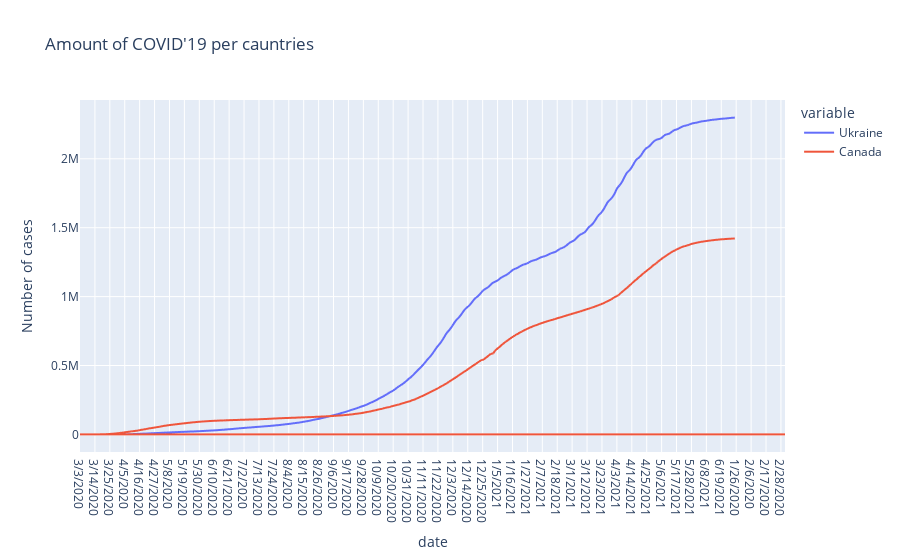

The code cell stored with this chart in its notebook:
### Code cell
import plotly.express as px
import plotly.graph_objects as go
#from ipywidgets import widgets

#fig = go.Figure()
Graphic2_=pd.DataFrame()
for i in {'Ukraine', 'Canada'}:
    Graphic2=data[data['location']==i][['continent', 'location','date','total_cases','new_cases','population']]
    Graphic2.index=Graphic2['date']
    Graphic2_=Graphic2_.append(Graphic2[['total_cases']])
    Graphic2_.rename(columns={'total_cases':i}, inplace=True)
#    fig.add_trace(px.line(Graphic2_))
#    fig.show()

Graphic2_.sort_index()
    
fig = px.line(Graphic2_, title='Amount of COVID\'19 per cauntries')
fig.update_yaxes({"title":"Number of cases"})
fig.show()
Graphic2_

### Figure 1 — Plotly figure (JSON) as saved in the notebook; plotly's stock layout.template omitted (floating-point values rounded to 4 significant figures; data arrays with more than 128 entries replaced by an {"elided": "..."} marker saying what was removed)
{"data": [{"hovertemplate": "variable=Ukraine<br>date=%{x}<br>value=%{y}<extra></extra>", "legendgroup": "Ukraine", "line": {"color": "#636efa", "dash": "solid"}, "mode": "lines", "name": "Ukraine", "showlegend": true, "type": "scattergl", "x": {"elided": "1005 str values"}, "xaxis": "x", "y": {"elided": "1005 int values"}, "yaxis": "y"}, {"hovertemplate": "variable=Canada<br>date=%{x}<br>value=%{y}<extra></extra>", "legendgroup": "Canada", "line": {"color": "#EF553B", "dash": "solid"}, "mode": "lines", "name": "Canada", "showlegend": true, "type": "scattergl", "x": {"elided": "1005 str values"}, "xaxis": "x", "y": {"elided": "1005 int values"}, "yaxis": "y"}], "layout": {"autosize": true, "legend": {"title": {"text": "variable"}, "tracegroupgap": 0}, "title": {"text": "Amount of COVID'19 per cauntries"}, "xaxis": {"anchor": "y", "autorange": true, "domain": [0, 1], "range": [0, 520], "title": {"text": "date"}, "type": "category"}, "yaxis": {"anchor": "x", "autorange": true, "domain": [0, 1], "range": [-127700.0, 2427000.0], "title": {"text": "Number of cases"}, "type": "linear"}}}
